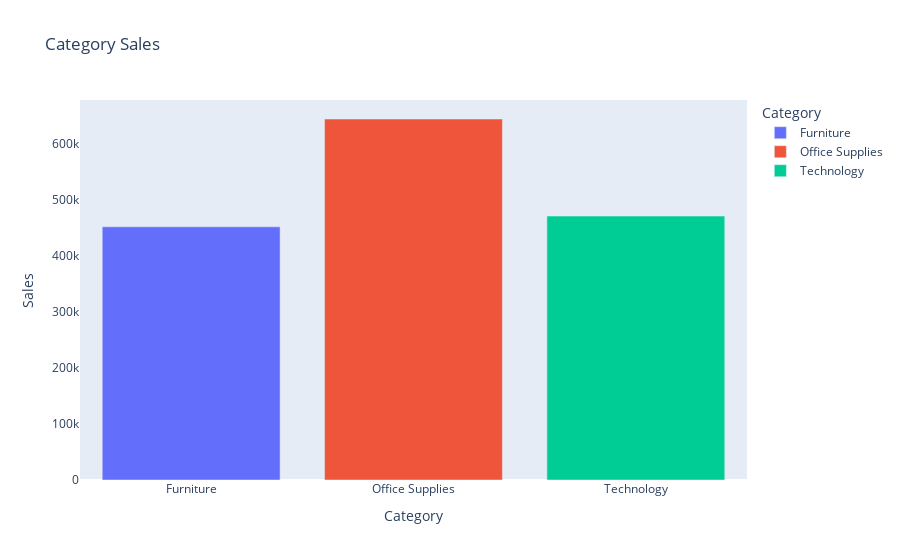
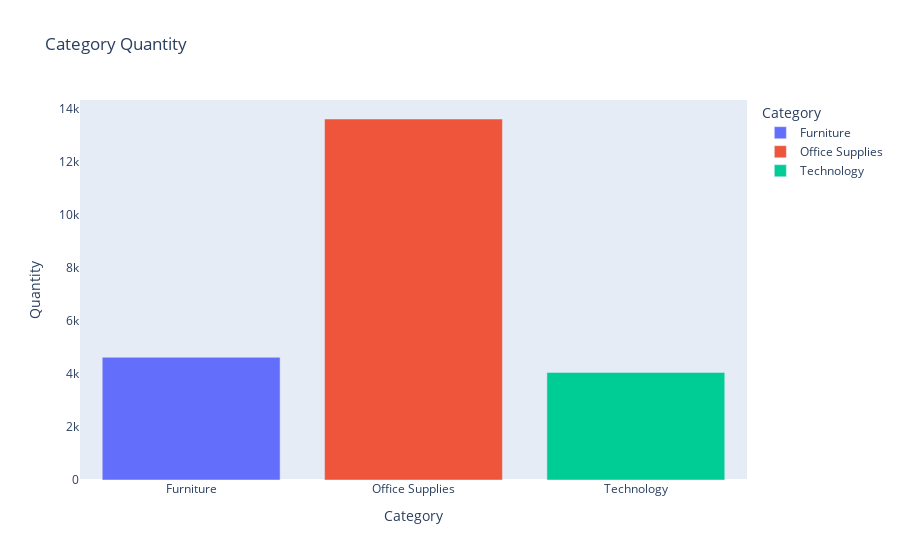
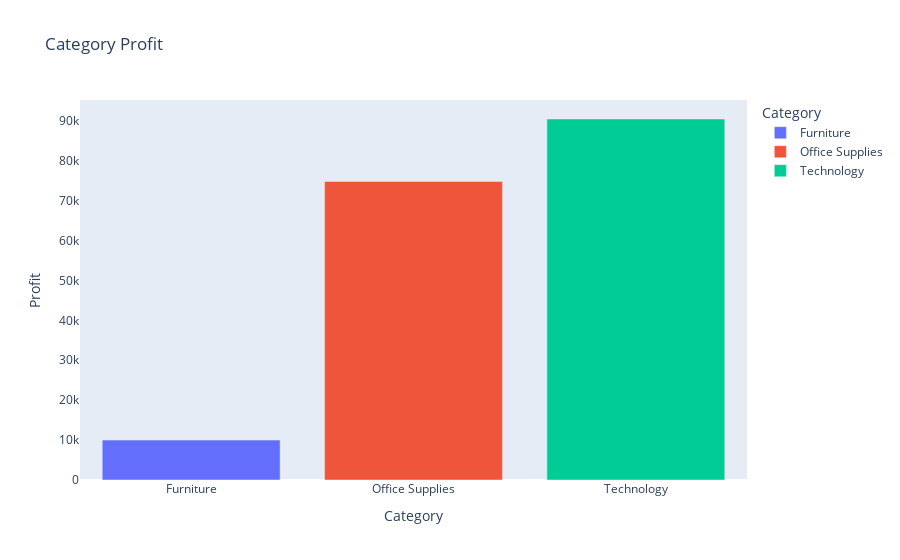

The notebook cell these images were saved under, in order:
### Code cell
for col in ['Sales','Quantity','Profit'] :
    fig = px.bar(sales_categorie,
                 x='Category',
                 y=col,
                 title= f"Category {col}",
                 color= 'Category'
                 )
    fig.update_layout(
        xaxis = dict(showgrid=False),
        yaxis = dict(showgrid=False)

    )
    fig.show()

### Figure 1 — Plotly figure (JSON) as saved in the notebook; plotly's stock layout.template omitted (floating-point values rounded to 4 significant figures)
{"data": [{"alignmentgroup": "True", "hovertemplate": "Category=%{x}<br>Sales=%{y}<extra></extra>", "legendgroup": "Furniture", "marker": {"color": "#636efa", "pattern": {"shape": ""}}, "name": "Furniture", "offsetgroup": "Furniture", "orientation": "v", "showlegend": true, "textposition": "auto", "type": "bar", "x": ["Furniture"], "xaxis": "x", "y": [451500.0], "yaxis": "y"}, {"alignmentgroup": "True", "hovertemplate": "Category=%{x}<br>Sales=%{y}<extra></extra>", "legendgroup": "Office Supplies", "marker": {"color": "#EF553B", "pattern": {"shape": ""}}, "name": "Office Supplies", "offsetgroup": "Office Supplies", "orientation": "v", "showlegend": true, "textposition": "auto", "type": "bar", "x": ["Office Supplies"], "xaxis": "x", "y": [643700.0], "yaxis": "y"}, {"alignmentgroup": "True", "hovertemplate": "Category=%{x}<br>Sales=%{y}<extra></extra>", "legendgroup": "Technology", "marker": {"color": "#00cc96", "pattern": {"shape": ""}}, "name": "Technology", "offsetgroup": "Technology", "orientation": "v", "showlegend": true, "textposition": "auto", "type": "bar", "x": ["Technology"], "xaxis": "x", "y": [470600.0], "yaxis": "y"}], "layout": {"barmode": "relative", "legend": {"title": {"text": "Category"}, "tracegroupgap": 0}, "title": {"text": "Category Sales"}, "xaxis": {"anchor": "y", "categoryarray": ["Furniture", "Office Supplies", "Technology"], "categoryorder": "array", "domain": [0, 1], "showgrid": false, "title": {"text": "Category"}}, "yaxis": {"anchor": "x", "domain": [0, 1], "showgrid": false, "title": {"text": "Sales"}}}}

### Figure 2 — Plotly figure (JSON) as saved in the notebook; plotly's stock layout.template omitted (floating-point values rounded to 4 significant figures)
{"data": [{"alignmentgroup": "True", "hovertemplate": "Category=%{x}<br>Quantity=%{y}<extra></extra>", "legendgroup": "Furniture", "marker": {"color": "#636efa", "pattern": {"shape": ""}}, "name": "Furniture", "offsetgroup": "Furniture", "orientation": "v", "showlegend": true, "textposition": "auto", "type": "bar", "x": ["Furniture"], "xaxis": "x", "y": [4631], "yaxis": "y"}, {"alignmentgroup": "True", "hovertemplate": "Category=%{x}<br>Quantity=%{y}<extra></extra>", "legendgroup": "Office Supplies", "marker": {"color": "#EF553B", "pattern": {"shape": ""}}, "name": "Office Supplies", "offsetgroup": "Office Supplies", "orientation": "v", "showlegend": true, "textposition": "auto", "type": "bar", "x": ["Office Supplies"], "xaxis": "x", "y": [13625], "yaxis": "y"}, {"alignmentgroup": "True", "hovertemplate": "Category=%{x}<br>Quantity=%{y}<extra></extra>", "legendgroup": "Technology", "marker": {"color": "#00cc96", "pattern": {"shape": ""}}, "name": "Technology", "offsetgroup": "Technology", "orientation": "v", "showlegend": true, "textposition": "auto", "type": "bar", "x": ["Technology"], "xaxis": "x", "y": [4061], "yaxis": "y"}], "layout": {"barmode": "relative", "legend": {"title": {"text": "Category"}, "tracegroupgap": 0}, "title": {"text": "Category Quantity"}, "xaxis": {"anchor": "y", "categoryarray": ["Furniture", "Office Supplies", "Technology"], "categoryorder": "array", "domain": [0, 1], "showgrid": false, "title": {"text": "Category"}}, "yaxis": {"anchor": "x", "domain": [0, 1], "showgrid": false, "title": {"text": "Quantity"}}}}

### Figure 3 — Plotly figure (JSON) as saved in the notebook; plotly's stock layout.template omitted (floating-point values rounded to 4 significant figures)
{"data": [{"alignmentgroup": "True", "hovertemplate": "Category=%{x}<br>Profit=%{y}<extra></extra>", "legendgroup": "Furniture", "marker": {"color": "#636efa", "pattern": {"shape": ""}}, "name": "Furniture", "offsetgroup": "Furniture", "orientation": "v", "showlegend": true, "textposition": "auto", "type": "bar", "x": ["Furniture"], "xaxis": "x", "y": [10010.0], "yaxis": "y"}, {"alignmentgroup": "True", "hovertemplate": "Category=%{x}<br>Profit=%{y}<extra></extra>", "legendgroup": "Office Supplies", "marker": {"color": "#EF553B", "pattern": {"shape": ""}}, "name": "Office Supplies", "offsetgroup": "Office Supplies", "orientation": "v", "showlegend": true, "textposition": "auto", "type": "bar", "x": ["Office Supplies"], "xaxis": "x", "y": [74800.0], "yaxis": "y"}, {"alignmentgroup": "True", "hovertemplate": "Category=%{x}<br>Profit=%{y}<extra></extra>", "legendgroup": "Technology", "marker": {"color": "#00cc96", "pattern": {"shape": ""}}, "name": "Technology", "offsetgroup": "Technology", "orientation": "v", "showlegend": true, "textposition": "auto", "type": "bar", "x": ["Technology"], "xaxis": "x", "y": [90460.0], "yaxis": "y"}], "layout": {"barmode": "relative", "legend": {"title": {"text": "Category"}, "tracegroupgap": 0}, "title": {"text": "Category Profit"}, "xaxis": {"anchor": "y", "categoryarray": ["Furniture", "Office Supplies", "Technology"], "categoryorder": "array", "domain": [0, 1], "showgrid": false, "title": {"text": "Category"}}, "yaxis": {"anchor": "x", "domain": [0, 1], "showgrid": false, "title": {"text": "Profit"}}}}
